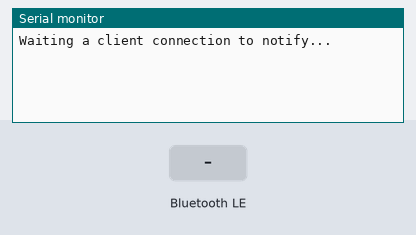
Simulated run of this sketch. Board: ESP32. Shown: the last lines printed to the serial monitor. The inputs (shaded band) are chosen by the test bench. Nothing arrives over Bluetooth unless stated; a phone connects over Bluetooth LE 3 s after start.

Above: at 1.2 s.
1.3 s: Bluetooth LE write "1" received
At 1.7 s:
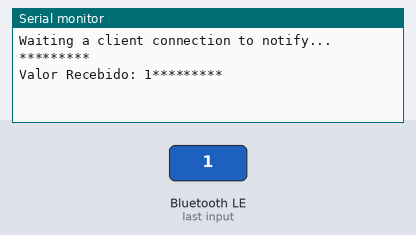
2.8 s: Bluetooth LE write "0" received
At 4.0 s:
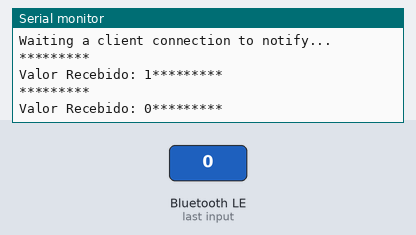
4.3 s: Bluetooth LE write "2" received
At 5.2 s:
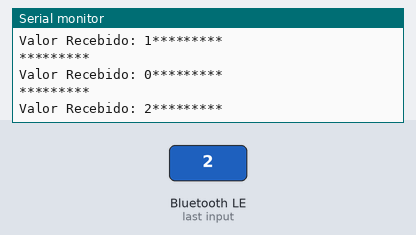

The sketch:

ble_uart.ino
```cpp
#include <BLEDevice.h>
#include <BLEServer.h>
#include <BLEUtils.h>
#include <BLE2902.h>
#include <string.h>

#define SERVICE_UUID           "6E400001-B5A3-F393-E0A9-E50E24DCCA9E" // UART service UUID
#define CHARACTERISTIC_UUID_RX "6E400002-B5A3-F393-E0A9-E50E24DCCA9E"
#define CHARACTERISTIC_UUID_TX "6E400003-B5A3-F393-E0A9-E50E24DCCA9E"


BLEServer *pServer = NULL;
BLECharacteristic * pTxCharacteristic;
bool deviceConnected = false;
bool oldDeviceConnected = false;

uint8_t txValue = 0;
char str[500];


class MyServerCallbacks: public BLEServerCallbacks {
    void onConnect(BLEServer* pServer) {
      deviceConnected = true;
    };

    void onDisconnect(BLEServer* pServer) {
      deviceConnected = false;
    }
};


class MyCallbacks: public BLECharacteristicCallbacks {
    void onWrite(BLECharacteristic *pCharacteristic) {
      std::string rxValue = pCharacteristic->getValue();

      if (rxValue.length() > 0) {
        Serial.println("*********");
        strcpy(str, rxValue.c_str());
        Serial.print("Valor Recebido: ");
        Serial.print(str);
        Serial.println("*********");
      }
    }
};


void enviarSerialBle(char *strToSend) {
  Serial.print("Enviando dado bluetooth");
  strcat(strToSend, "\r\n");
  Serial.print(strToSend);


  pTxCharacteristic->setValue(strToSend);
  pTxCharacteristic->notify();
}


void setup() {
  Serial.begin(115200);


  // Create the BLE Device
  BLEDevice::init("ESP32 Nivardo APRESENTACAO");

  // Create the BLE Server
  pServer = BLEDevice::createServer();
  pServer->setCallbacks(new MyServerCallbacks());

  // Create the BLE Service
  BLEService *pService = pServer->createService(SERVICE_UUID);

  // Create a BLE Characteristic
  pTxCharacteristic = pService->createCharacteristic(
                        CHARACTERISTIC_UUID_TX,
                        BLECharacteristic::PROPERTY_NOTIFY
                      );

  pTxCharacteristic->addDescriptor(new BLE2902());

  BLECharacteristic * pRxCharacteristic = pService->createCharacteristic(
      CHARACTERISTIC_UUID_RX,
      BLECharacteristic::PROPERTY_WRITE
                                          );

  pRxCharacteristic->setCallbacks(new MyCallbacks());

  // Start the service
  pService->start();

  // Start advertising
  pServer->getAdvertising()->start();
  Serial.println("Waiting a client connection to notify...");
}


void loop() {


  // disconnecting
  if (!deviceConnected && oldDeviceConnected) {
    delay(500); // give the bluetooth stack the chance to get things ready
    pServer->startAdvertising(); // restart advertising
    Serial.println("start advertising");
    oldDeviceConnected = deviceConnected;
  }
  // connecting
  if (deviceConnected && !oldDeviceConnected) {
    // do stuff here on connecting
    oldDeviceConnected = deviceConnected;
  }
}
```

Measured:
- after the input at 1.3 s, the serial monitor: prints a new line after 0.05 s (image 1)
- after the input at 2.8 s, the serial monitor: prints a new line after 0.05 s (image 2)
- after the input at 4.3 s, the serial monitor: prints a new line after 0.05 s (image 3)
